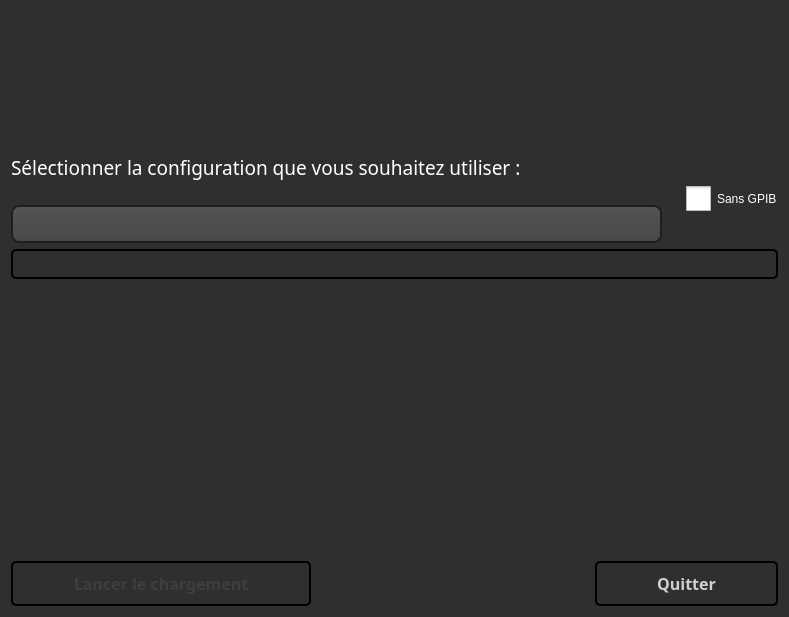
<?xml version="1.0" encoding="UTF-8"?>
<ui version="4.0">
 <class>SplashScreen</class>
 <widget class="QFrame" name="SplashScreen">
  <property name="geometry">
   <rect>
    <x>0</x>
    <y>0</y>
    <width>789</width>
    <height>617</height>
   </rect>
  </property>
  <property name="minimumSize">
   <size>
    <width>789</width>
    <height>434</height>
   </size>
  </property>
  <property name="maximumSize">
   <size>
    <width>790</width>
    <height>620</height>
   </size>
  </property>
  <property name="windowTitle">
   <string>Frame</string>
  </property>
  <property name="styleSheet">
   <string notr="true">QFrame#SplashScreen{
	background-color: rgb(46, 47, 48);
}

QFrame#SplashScreen QLabel{
	color: rgb(255, 255, 255);
}</string>
  </property>
  <layout class="QGridLayout" name="gridLayout">
   <item row="0" column="0">
    <layout class="QVBoxLayout" name="verticalLayout_2">
     <item>
      <layout class="QHBoxLayout" name="horizontalLayout">
       <item>
        <spacer name="horizontalSpacer">
         <property name="orientation">
          <enum>Qt::Horizontal</enum>
         </property>
         <property name="sizeHint" stdset="0">
          <size>
           <width>40</width>
           <height>20</height>
          </size>
         </property>
        </spacer>
       </item>
       <item>
        <widget class="QLabel" name="logo">
         <property name="sizePolicy">
          <sizepolicy hsizetype="Maximum" vsizetype="Preferred">
           <horstretch>0</horstretch>
           <verstretch>0</verstretch>
          </sizepolicy>
         </property>
         <property name="minimumSize">
          <size>
           <width>367</width>
           <height>137</height>
          </size>
         </property>
         <property name="maximumSize">
          <size>
           <width>367</width>
           <height>137</height>
          </size>
         </property>
         <property name="text">
          <string/>
         </property>
         <property name="pixmap">
          <pixmap resource="../ressources.qrc">:/Imgs/Imgs/parker.png</pixmap>
         </property>
         <property name="scaledContents">
          <bool>false</bool>
         </property>
         <property name="wordWrap">
          <bool>false</bool>
         </property>
        </widget>
       </item>
       <item>
        <spacer name="horizontalSpacer_2">
         <property name="orientation">
          <enum>Qt::Horizontal</enum>
         </property>
         <property name="sizeHint" stdset="0">
          <size>
           <width>40</width>
           <height>20</height>
          </size>
         </property>
        </spacer>
       </item>
      </layout>
     </item>
     <item>
      <layout class="QHBoxLayout" name="horizontalLayout_3">
       <property name="spacing">
        <number>24</number>
       </property>
       <item>
        <layout class="QVBoxLayout" name="verticalLayout">
         <item>
          <widget class="QLabel" name="label">
           <property name="font">
            <font>
             <family>Quicksand Medium</family>
             <pointsize>14</pointsize>
            </font>
           </property>
           <property name="text">
            <string>Sélectionner la configuration que vous souhaitez utiliser :</string>
           </property>
          </widget>
         </item>
         <item>
          <widget class="QComboBox" name="cBChoixConfig">
           <property name="sizePolicy">
            <sizepolicy hsizetype="Expanding" vsizetype="Fixed">
             <horstretch>0</horstretch>
             <verstretch>0</verstretch>
            </sizepolicy>
           </property>
           <property name="minimumSize">
            <size>
             <width>0</width>
             <height>38</height>
            </size>
           </property>
           <property name="font">
            <font>
             <family>Quicksand SemiBold</family>
             <pointsize>12</pointsize>
             <weight>75</weight>
             <bold>true</bold>
            </font>
           </property>
           <property name="styleSheet">
            <string notr="true">QComboBox#cBChoixConfig
{
	color: rgb(208, 208, 208);
    background-color: QLinearGradient( x1: 0, y1: 0, x2: 0, y2: 1, stop: 0 #565656, stop: 0.1 #525252, stop: 0.5 #4e4e4e, stop: 0.9 #4a4a4a, stop: 1 #464646);
    border: 2px solid #1e1e1e;
    border-radius: 8px;
}

QComboBox#cBChoixConfig:hover
{
    border: 2px solid black;
    color: white;
}

QComboBox#cBChoixConfig QAbstractItemView
{
	background-color: rgb(46, 47, 48);
	border: 2px solid black;
	selection-background-color: rgb(81, 81, 81);
	border-top: none;
}

QComboBox#cBChoixConfig::drop-down
{
     subcontrol-origin: padding;
     subcontrol-position: top right;
     width: 15px;
     color: white;
     border-left-color: darkgray;
     padding-left: 10px;
 }

</string>
           </property>
          </widget>
         </item>
        </layout>
       </item>
       <item>
        <widget class="QCheckBox" name="checkBoxELEC">
         <property name="styleSheet">
          <string notr="true">QCheckBox#checkBoxELEC{
	font: 57 12pt &quot;Quicksand Medium&quot;;
	color: rgb(255, 255, 255);
}

QCheckBox#checkBoxELEC::indicator{
	width : 25px;
	height : 25px;
}

QCheckBox#checkBoxELEC::indicator:unchecked{
	image : url(:/qss_icons/rc/checkbox_unchecked.png); 
	
}

QCheckBox#checkBoxELEC::indicator:checked{
	image : url(:/qss_icons/rc/checkbox_checked.png); 
}

QCheckBox#checkBoxELEC::indicator:unchecked:hover{
	image : url(:/qss_icons/rc/checkbox_unchecked_focus.png); 
	
}

QCheckBox#checkBoxELEC::indicator:checked:hover{
	image : url(:/qss_icons/rc/checkbox_checked_focus.png);
}</string>
         </property>
         <property name="text">
          <string>Sans GPIB</string>
         </property>
         <property name="checked">
          <bool>false</bool>
         </property>
        </widget>
       </item>
      </layout>
     </item>
     <item>
      <widget class="QProgressBar" name="progressBar">
       <property name="minimumSize">
        <size>
         <width>0</width>
         <height>30</height>
        </size>
       </property>
       <property name="styleSheet">
        <string notr="true">QProgressBar:horizontal {
	border: 2px solid black;
	border-radius: 5;
	background: transparent;
	padding: 1px;
}
QProgressBar::chunk:horizontal {
	background: qlineargradient(x1: 0, y1: 0.5, x2: 1, y2: 0.5, stop: 0 rgba(47, 252, 255, 200), stop: 1 rgba(15, 183, 255, 100));
}</string>
       </property>
       <property name="value">
        <number>0</number>
       </property>
       <property name="textVisible">
        <bool>false</bool>
       </property>
      </widget>
     </item>
     <item>
      <widget class="QTextEdit" name="textEdit">
       <property name="minimumSize">
        <size>
         <width>611</width>
         <height>83</height>
        </size>
       </property>
       <property name="maximumSize">
        <size>
         <width>12323415</width>
         <height>12351566</height>
        </size>
       </property>
       <property name="styleSheet">
        <string notr="true">QTextEdit#textEdit{
	background-color: rgb(46, 47, 48);
	color: rgb(255, 0, 0);
	font: 57 14pt &quot;Quicksand SemiBold&quot;;
}</string>
       </property>
       <property name="frameShape">
        <enum>QFrame::NoFrame</enum>
       </property>
       <property name="readOnly">
        <bool>true</bool>
       </property>
       <property name="html">
        <string>&lt;!DOCTYPE HTML PUBLIC &quot;-//W3C//DTD HTML 4.0//EN&quot; &quot;http://www.w3.org/TR/REC-html40/strict.dtd&quot;&gt;
&lt;html&gt;&lt;head&gt;&lt;meta name=&quot;qrichtext&quot; content=&quot;1&quot; /&gt;&lt;style type=&quot;text/css&quot;&gt;
p, li { white-space: pre-wrap; }
&lt;/style&gt;&lt;/head&gt;&lt;body style=&quot; font-family:'Quicksand SemiBold'; font-size:14pt; font-weight:56; font-style:normal;&quot;&gt;
&lt;p style=&quot;-qt-paragraph-type:empty; margin-top:0px; margin-bottom:0px; margin-left:0px; margin-right:0px; -qt-block-indent:0; text-indent:0px;&quot;&gt;&lt;br /&gt;&lt;/p&gt;&lt;/body&gt;&lt;/html&gt;</string>
       </property>
      </widget>
     </item>
     <item>
      <layout class="QHBoxLayout" name="horizontalLayout_2">
       <item>
        <widget class="QPushButton" name="pBLancerConfig">
         <property name="enabled">
          <bool>false</bool>
         </property>
         <property name="minimumSize">
          <size>
           <width>300</width>
           <height>45</height>
          </size>
         </property>
         <property name="maximumSize">
          <size>
           <width>300</width>
           <height>45</height>
          </size>
         </property>
         <property name="font">
          <font>
           <family>Quicksand SemiBold</family>
           <pointsize>12</pointsize>
           <weight>75</weight>
           <bold>true</bold>
          </font>
         </property>
         <property name="styleSheet">
          <string notr="true">QPushButton#pBLancerConfig{
	border: 2px solid black;
	border-radius: 5;
	color: rgb(208, 208, 208);
}

QPushButton#pBLancerConfig:hover{
	color: rgb(255, 255, 255);
	background-color: rgba(0, 255, 0, 65);
	
}

QPushButton#pBLancerConfig:!enabled{
	color: rgb(62, 62, 62);
}</string>
         </property>
         <property name="text">
          <string>Lancer le chargement</string>
         </property>
        </widget>
       </item>
       <item>
        <spacer name="horizontalSpacer_3">
         <property name="orientation">
          <enum>Qt::Horizontal</enum>
         </property>
         <property name="sizeHint" stdset="0">
          <size>
           <width>40</width>
           <height>20</height>
          </size>
         </property>
        </spacer>
       </item>
       <item>
        <widget class="QPushButton" name="pBQuitter">
         <property name="minimumSize">
          <size>
           <width>183</width>
           <height>45</height>
          </size>
         </property>
         <property name="maximumSize">
          <size>
           <width>183</width>
           <height>45</height>
          </size>
         </property>
         <property name="font">
          <font>
           <family>Quicksand SemiBold</family>
           <pointsize>12</pointsize>
           <weight>75</weight>
           <bold>true</bold>
          </font>
         </property>
         <property name="styleSheet">
          <string notr="true">QPushButton#pBQuitter{
	border: 2px solid black;
	color: rgb(208, 208, 208);
	border-radius: 5;
}

QPushButton#pBQuitter:hover{
	color: rgb(255, 255, 255);
	background-color: rgba(255, 0, 0, 60);
}</string>
         </property>
         <property name="text">
          <string>Quitter</string>
         </property>
        </widget>
       </item>
      </layout>
     </item>
    </layout>
   </item>
  </layout>
 </widget>
 <resources>
  <include location="../ressources.qrc"/>
 </resources>
 <connections/>
</ui>
